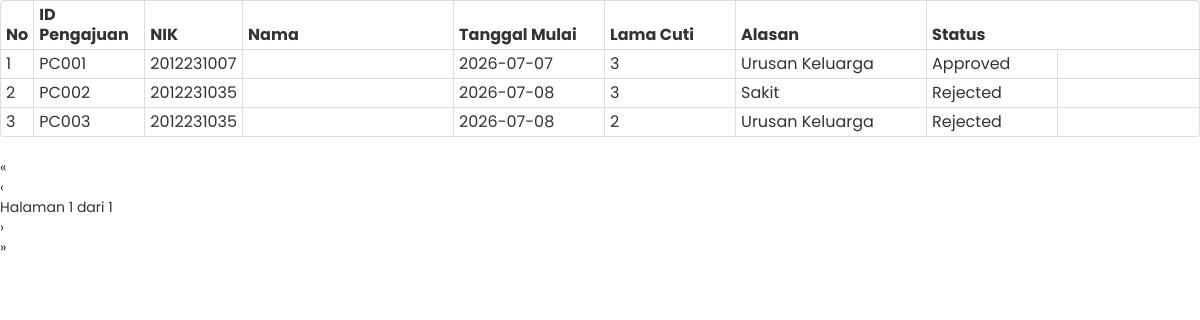
The page /cekpengajuancuti/cekpengajuancuti.data.php on the database its author committed.
### tables this page shows
CREATE TABLE `pengajuancuti` (
  `idpengajuancuti` varchar(10) NOT NULL,
  `nik` varchar(20) NOT NULL,
  `idcuti` varchar(10) NOT NULL,
  `tanggalpengajuan` date NOT NULL,
  `tanggalmulai` date NOT NULL,
  `lamacuti` int(11) NOT NULL,
  `alasancuti` varchar(100) NOT NULL,
  `status` varchar(15) NOT NULL DEFAULT 'Pending',
  PRIMARY KEY (`idpengajuancuti`)
);

### cekpengajuancuti/cekpengajuancuti.data.php (the view, shortened to what this page needs)
<html>
     <link href="../css/style.css" rel="stylesheet" type="text/css">
        <link href="../css/bootstrap.min.css" rel="stylesheet" media="screen">
<?php
require '../function/koneksi.php';
include '../function/functionnya.php';
?>
<?php
if(isset($keyword)){
			$param = $keyword;
			$sql->execute();
			$sql ="SELECT * FROM karyawan where nama ='$nama'";
		echo $nik;
		}else{
			$sql ="SELECT * FROM Pengajuancuti";
		}
?>
<table class="table table-condensed table-bordered table-hover" cellpadding="0" cellspacing="0">
<thead>
	<tr>
	<th style="width:20px">No</th>
                <th style="width:100px">ID Pengajuan</th>
                <th style="width:60px">NIK</th>
		<th style="width:200px">Nama</th>
		<th style="width:140px">Tanggal Mulai</th>
		<th style="width:120px">Lama Cuti</th>
                <th style="width:180px">Alasan</th>
                <th style="width:120px">Status</th>
		</tr>
</thead>
<tbody>
	<?php
                $y = 1;
        $result = mysqli_query($connect, $sql);
        $rpp = 10;
        $reload = "#data-pengajuancuti";
        $page = intval($_GET["page"]);
        if($page<=0) $page = 1;
        $tcount = mysqli_num_rows($result);
        $tpages = ($tcount) ? ceil($tcount/$rpp) : 1;
        $count = 0;
        $i = ($page-1)*$rpp;
                        while(($count<$rpp) && ($i<$tcount)) {
                        mysqli_data_seek($result,$i );
                        $data = mysqli_fetch_array($result);
                        ?>
	<tr>
		<td><?php echo $y++ ?></td>
                <td><?php echo $data['idpengajuancuti'] ?></td>
		<td><?php echo $data['nik'] ?></td>
		<td><?php echo $data['nama'] ?></td>
		<td><?php echo $data['tanggalmulai'] ?></td>
		<td><?php echo $data['lamacuti'] ?></td>
                <td><?php echo $data['alasancuti'] ?></td>
                <td><?php echo $data['status'] ?></td>
                <?php
                $statusnya = $data['status'];
                if($statusnya =="Pending" ){
                ?>
                <td>
			<a href="#dialog-cekpengajuancuti" id="<?php echo $data['idpengajuancuti'] ?>" class="ubah" data-toggle="modal">
				<i class="icon-pencil"></i>
			</a>
			<a href="#" id="ubah" class="hapus">
				<i class="icon-trash"></i>
			</a>
		</td>
                <?php
                }
                else{
                ?>
                <td>
		</td>
                <?php
                }
                ?>
	</tr>
	<?php
		$i++;
                $count++;
		}
	?>
</tbody>
</table>
 <div> <?php echo paginate_one($reload, $page, $tpages); ?></div>
</html>

### css/style.css (style rules this page uses)
* { font-family:Poppins,sans-serif }

### rows shown on the page
pengajuancuti: idpengajuancuti "PC001", nik "2012231007", tanggalmulai "2026-07-07", lamacuti "3", alasancuti "Urusan Keluarga", status "Approved"
pengajuancuti: idpengajuancuti "PC002", nik "2012231035", tanggalmulai "2026-07-08", lamacuti "3", alasancuti "Sakit", status "Rejected"
pengajuancuti: idpengajuancuti "PC003", nik "2012231035", tanggalmulai "2026-07-08", lamacuti "2", alasancuti "Urusan Keluarga", status "Rejected"

### other values the page prints
$firstlabel "«"
$prevlabel "‹"
$page "1"
$tpages "1"
$nextlabel "›"
$lastlabel "»"
